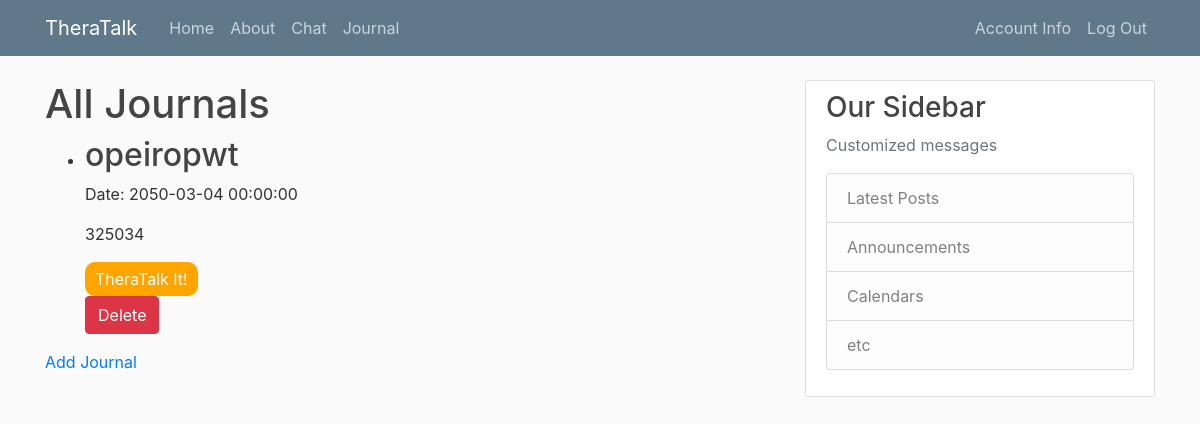
Before: /journal (signed in) with the older database file.
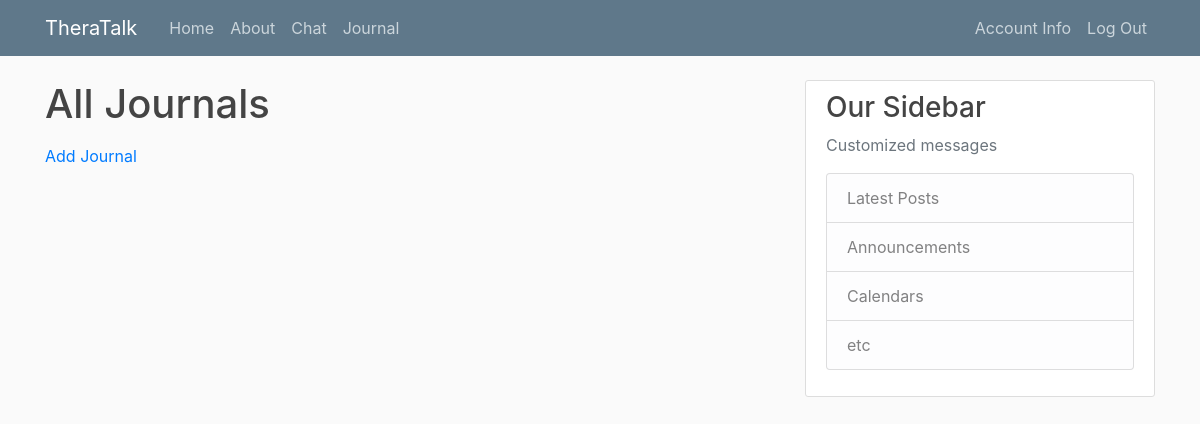
After: the same page with the newer database file.
### flaskShell/models.py (models this page shows, shortened)
class Journal(db.Model):
	id = db.Column(db.Integer, primary_key=True)
	title = db.Column(db.String(100), nullable=False)
	date = db.Column(db.DateTime, nullable=False, default=datetime.utcnow)
	content = db.Column(db.Text, nullable=False)

### flaskShell/routes.py (the view)
@app.route("/journal")
@login_required
def journals():
    journals = Journal.query.all()
    return render_template("journal.html", journals=journals)

### flaskShell/models.py (called while the page is built)
@loginManager.user_loader
def loadUser(user_id):
	return User.query.get(int(user_id))

### flaskShell/templates/journal.html
{% extends "layout.html" %}
{% block content %}
<h1>All Journals</h1>
<ul>
    {% for journal in journals %}
        <li>
            <h2>{{ journal.title }}</h2>
            <p>Date: {{ journal.date.strftime("%Y-%m-%d %H:%M:%S") }}</p>
            <p>{{ journal.content }}</p>
            <a href="/chat" style="display: inline-block; background-color: orange; padding: 5px 10px; border: none; color: white; text-decoration: none; text-align: center; border-radius: 10px; transition: transform 0.2s;"
        onmouseover="this.style.transform='scale(1.1)';"
        onmouseout="this.style.transform='scale(1)';">
    TheraTalk It!
            </a>
            <form method="POST" action="{{ url_for('delete_journal', journal_id=journal.id) }}">
                <button type="submit" class="btn btn-danger">Delete</button>
            </form>
        </li>
    {% endfor %}
</ul>
<a href="/add_journal">Add Journal</a>
{% endblock %}

Changed rows visible on the page:
removed Journal: title "opeiropwt", date "2050-03-04 00:00:00", content "325034"
